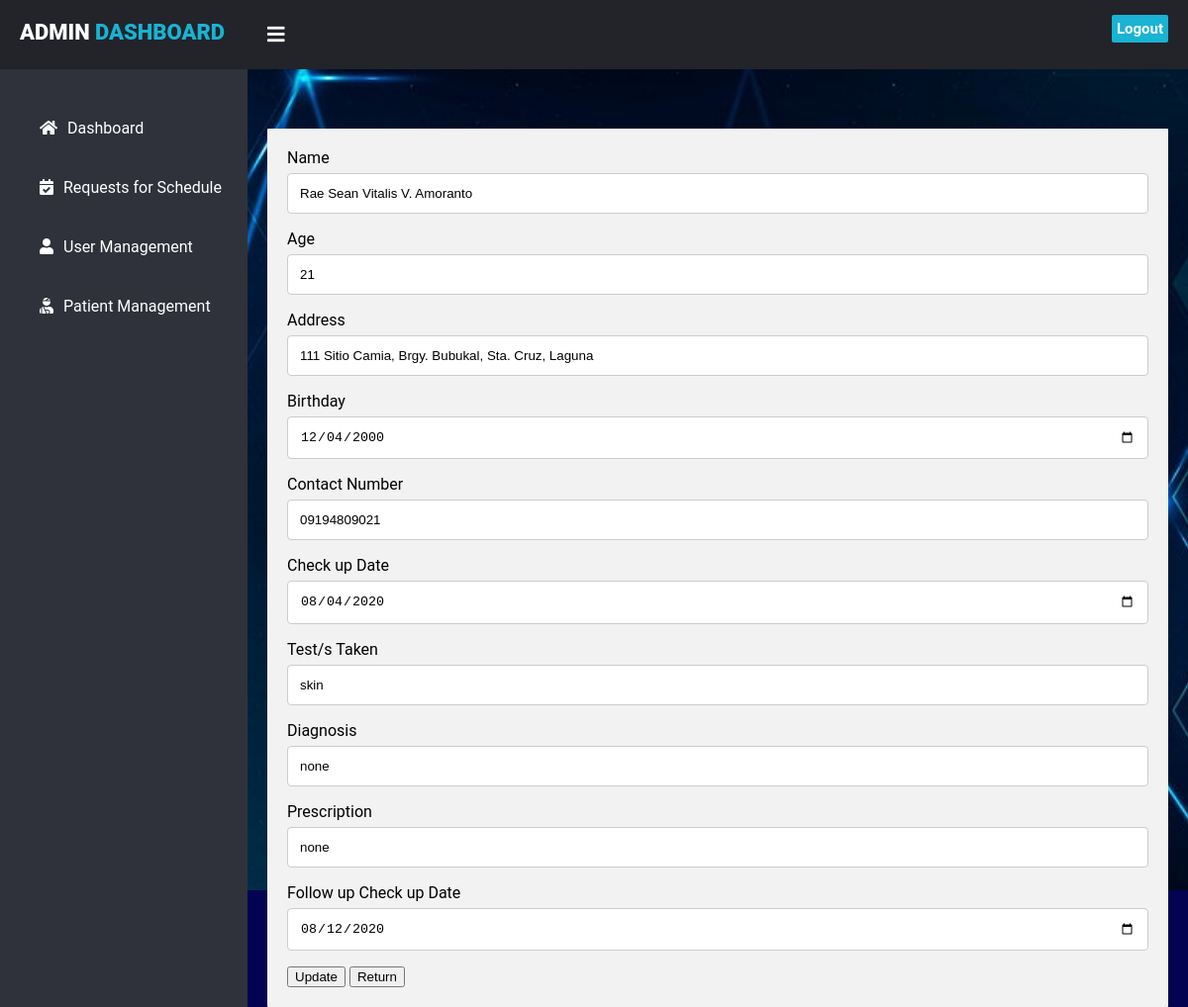
Screenshot of /admin/patientupdate.php?id=3 with the database file from the repository.
### tables this page shows
CREATE TABLE `patient` (
  `id` int(11) NOT NULL,
  `name` varchar(255) NOT NULL,
  `age` int(3) NOT NULL,
  `address` varchar(255) NOT NULL,
  `birthday` date NOT NULL,
  `contact_number` varchar(11) NOT NULL,
  `checkup_date` date NOT NULL,
  `testtaken` text NOT NULL,
  `diagnosis` text NOT NULL,
  `prescription` text NOT NULL,
  `followup_checkup` date NOT NULL
);

### admin/patientupdate.php (the view, shortened to what this page needs)
<?php
    require_once "db-config.php";
    if (isset($_GET["id"])) {
        $id = preg_replace('/\D/', '', $_GET["id"]);
    } else {
        header("Location: patient_management.php?p=update&err=no_id");
    }
    if ($stmt = $mysqli->prepare("SELECT `name`,  `age`, `address`, `birthday`, `contact_number`, `checkup_date`, `testtaken`, `diagnosis`, `prescription`, `followup_checkup` FROM `patient` WHERE `id`=? LIMIT 1")) {
        $stmt->bind_param("i", $id);
        $stmt->execute();
        $stmt->bind_result($name, $age, $address, $birthday, $contact_number, $checkup_date, $testtaken, $diagnosis, $prescription, $followup_checkup);
    } else {
        die('prepare() failed: ' . htmlspecialchars($mysqli->error));
    }
?>
<!DOCTYPE html>
<html lang="en" dir="ltr">
  <head>
    <link rel="stylesheet" href="style5.css">
    <link rel="stylesheet" href="https://cdnjs.cloudflare.com/ajax/libs/font-awesome/5.12.1/css/all.min.css">
  </head>
  <body>
    <header>
      <label for="check">
        <i class="fas fa-bars" id="sidebar_btn"></i>
      </label>
      <div class="left_area">
        <h3>Admin<span> Dashboard</span></h3>
      </div>
      <div class="right_area">
        <a href="Logout.php" class="logout_btn">Logout</a>
      </div>
    </header>
    <div class="sidebar">
      <a href="admin_dashboard.php"><i class="fas fa-home"></i><span>Dashboard</span></a>
      <a href="requests.php"><i class="fas fa-calendar-check"></i><span>Requests for Schedule</span></a>
      <a href="usermanagement.php"><i class="fas fa-user"></i><span>User Management</span></a>
      <a href="patientmanagement.php"><i class="fas fa-user-injured"></i><span>Patient Management</span></a>
    </div>
    <div class="content">
      <div class="container">
        <form action="<?=$_SERVER['PHP_SELF']."?id=".$id;?>" method="post">
                <label>Name</label>
                <input type="text" name="name" placeholder="Name" value="<?php echo $name; ?>">
                <label>Age</label>
                <input type="text" name="age" placeholder="Age" value="<?php echo $age; ?>">
                <label>Address</label>
                <input type="text" name="address" placeholder="Address" value="<?php echo $address; ?>">
                <label>Birthday</label>
                <input type="date" name="birthday" placeholder="Birthday" value="<?php echo $birthday; ?>">
                <label>Contact Number</label>
                <input type="text" name="contact_number" placeholder="Contact Number" value="<?php echo $contact_number; ?>">
                <label>Check up Date</label>
                <input type="date" name="checkup_date" placeholder="Checkup Date" value="<?php echo $checkup_date; ?>">
                <label>Test/s Taken</label>
                <input type="text" name="testtaken" placeholder="Test/s Taken" value="<?php echo $testtaken; ?>">
                <label>Diagnosis</label>
                <input type="text" name="diagnosis" placeholder="Diagnosis" value="<?php echo $diagnosis; ?>">
                <label>Prescription</label>
                <input type="text" name="prescription" placeholder="Prescription" value="<?php echo $prescription; ?>">
                <label>Follow up Check up Date</label>
                <input type="date" name="followup_checkup" placeholder="Follow up Checkup" value="<?php echo $followup_checkup; ?>">
                <div class="btnWrapper">
                    <button type="submit" name="btnUpdate" class="btnUpdate" title="Update Request details">Update</button>
                    <button onclick="location.href='patientmanagement.php'" type="button">Return</button>
                </div>
            </form>
          </div>
        </div>
</body>
</html>

### admin/style5.css (style rules this page uses)
body { margin: 0; padding: 0; font-family: "Roboto", sans-serif; background-color: #030352; }
header { z-index: 1; position: fixed; background: #22242A; padding: 20px; width: calc(100% - 0%); top: 0; height: 30px; }
.left_area h3 { color: #fff; margin: 0; text-transform: uppercase; font-size: 22px; font-weight: 900; }
.left_area span { color: #19B3D3; }
.logout_btn { padding: 5px; background: #19B3D3; text-decoration: none; float: right; margin-top: -30px; margin-right: 40px; border-radius: 2px; font-size: 15px; font-weight: 600; color: #fff; transition: 0.5s; transition-property: background; }
.sidebar { z-index: 1; top: 0; background: #2f323a; margin-top: 70px; padding-top: 30px; position: fixed; left: 0; width: 250px; height: calc(100% - 9%); transition: 0.5s; transition-property: left; overflow-y: auto; }
.sidebar a { color: #fff; display: block; width: 100%; line-height: 60px; text-decoration: none; padding-left: 40px; box-sizing: border-box; transition: 0.5s; transition-property: background; }
.sidebar i { padding-right: 10px; }
label #sidebar_btn { z-index: 1; color: #fff; position: fixed; cursor: pointer; left: 270px; font-size: 20px; margin: 5px 0; transition: 0.5s; transition-property: color; }
.content { width: (100% - 250px); margin-top: 60px; padding: 20px; margin-left: 250px; background: url(bg.jpg) no-repeat; background-position: center; background-size: cover; height: 100vh; transition: 0.5s; }
input, select, textarea { width: 100%; padding: 12px; border: 1px solid #ccc; border-radius: 4px; box-sizing: border-box; margin-top: 6px; margin-bottom: 16px; resize: vertical; }
.container { border-radius: 1px; background-color: #f2f2f2; padding: 20px; margin-top: 50px; }

### rows the page displays
patient: name "Rae Sean Vitalis V. Amoranto", age "21", address "111 Sitio Camia, Brgy. Bubukal, Sta. Cruz, Laguna", birthday "12/04/2000", contact_number "09194809021", checkup_date "08/04/2020", testtaken "skin", diagnosis "none", prescription "none", followup_checkup "08/12/2020"
